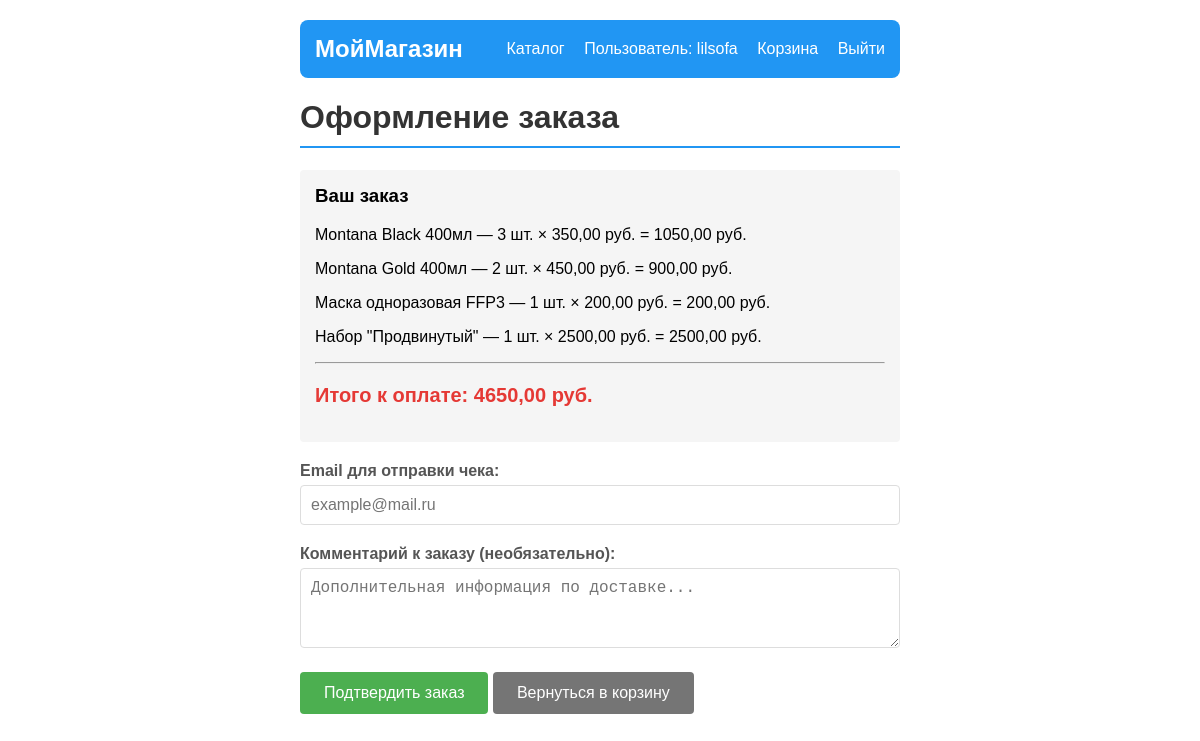
Page /shop/checkout/ (signed in) on the committed database.
### shop/models.py (models this page shows, shortened)
class CartsElement(models.Model):
    cart=models.ForeignKey(Cart,on_delete=models.CASCADE)
    product=models.ForeignKey(Product,on_delete=models.CASCADE)
    quantity=models.PositiveIntegerField(default=1)
    def elements_price(self):
        return self.product.price*self.quantity

class Product(models.Model):
    name=models.CharField(max_length=200)
    description=models.TextField()
    products_photo=models.ImageField()
    price=models.DecimalField(decimal_places=2,max_digits=10)
    quantity=models.IntegerField()
    category=models.ForeignKey(ProductCategory,on_delete=models.CASCADE)
    manufacter=models.ForeignKey(Manufacter,on_delete=models.CASCADE)

### shop/views.py (the view)
# urls.py: path('checkout/', views.checkout, name='checkout'),
@login_required
def checkout(request):
    if request.method == 'POST':
        subject = request.user.username
        message = f"Спасибо за покупку {request.user.username}"
        from_email = settings.EMAIL_HOST_USER
        to_email = request.POST.get('email')
        email = EmailMessage(
            subject=subject,
            body=message,
            from_email=from_email,
            to=[to_email],
        )
        cart = Cart.objects.filter(user_id=request.user.id).first()
        items = list(CartsElement.objects.filter(cart=cart)) if cart else []
        if items:
            general_price = cart.general_price()
            order = Order.objects.create(
                user=request.user,
                total_price=general_price,
                status='NEW'
            )
            for item in items:
                OrderItem.objects.create(
                    order=order,
                    product=item.product,
                    quantity=item.quantity,
                    price=item.product.price
                )
            excel_file = generate_receipt(user=request.user, items=items, total_price=general_price)
            email.attach("receipt.xlsx", excel_file.read(), 'application/vnd.openxmlformats-officedocument.spreadsheetml.sheet')
            email.send()
            CartsElement.objects.filter(cart=cart).delete()
        return redirect('/shop/cart/')
    else:
        cart = Cart.objects.filter(user_id=request.user.id).first()
        items = CartsElement.objects.filter(cart=cart) if cart else []
        general_price = cart.general_price() if cart else 0
        return render(request, 'checkout.html', {'items': items, 'general_price': general_price})

### shop/models.py (called while the page is built)
    def general_price(self):
        items=self.cartselement_set.all()
        price=sum(item.product.price*item.quantity for item in items)
        return price

### shop/templates/checkout.html (shortened to what this page needs)
<!DOCTYPE html>
<html lang="ru">
<head>
</head>
<body>
    <div class="header-nav">
        <div class="header-brand">
            <a href="/shop/">МойМагазин</a>
        </div>
        <div class="header-links">
            <a href="/shop/catalog/">Каталог</a>
            <span class="user-info">Пользователь: {{ user.username }}</span>
            <a href="/shop/cart/">Корзина</a>
            <a href="/shop/logout/">Выйти</a>
        </div>
    </div>
    <h1>Оформление заказа</h1>
    <div class="order-summary">
        <h3>Ваш заказ</h3>
        {% for item in items %}
            <p>{{ item.product.name }} — {{ item.quantity }} шт. × {{ item.product.price }} руб. = {{ item.elements_price }} руб.</p>
        {% endfor %}
        <hr>
        <p class="total">Итого к оплате: {{ general_price }} руб.</p>
    </div>
    <form method="post">
        <div class="form-group">
            <label for="email">Email для отправки чека:</label>
            <input type="email" name="email" id="email" placeholder="example@mail.ru" value="{{ user.email }}" required>
        </div>
        <div class="form-group">
            <label for="comment">Комментарий к заказу (необязательно):</label>
            <textarea name="comment" id="comment" placeholder="Дополнительная информация по доставке..."></textarea>
        </div>
        <p>
            <button type="submit" class="btn">Подтвердить заказ</button>
            <a href="/shop/cart/" class="btn btn-back">Вернуться в корзину</a>
        </p>
    </form>
</body>
</html>

### shop/templates/checkout.html (style rules this page uses)
body { font-family: Arial, sans-serif; max-width: 600px; margin: 20px auto; padding: 0 15px; }
h1 { color: #333; border-bottom: 2px solid #2196F3; padding-bottom: 10px; }
.header-nav { background: #2196F3; color: white; padding: 15px; margin-bottom: 20px; border-radius: 8px; display: flex; justify-content: space-between; align-items: center; }
.header-nav a { color: white; text-decoration: none; }
.header-brand { font-size: 24px; font-weight: bold; }
.header-links a { margin-left: 15px; }
.user-info { margin-left: 15px; }
.form-group { margin-bottom: 20px; }
label { display: block; margin-bottom: 5px; font-weight: bold; color: #555; }
input, textarea { width: 100%; padding: 10px; border: 1px solid #ddd; border-radius: 4px; box-sizing: border-box; font-size: 16px; }
textarea { resize: vertical; min-height: 80px; }
.btn { display: inline-block; background: #4CAF50; color: white; padding: 12px 24px; text-decoration: none; border-radius: 4px; border: none; font-size: 16px; cursor: pointer; }
.btn-back { background: #757575; }
.order-summary { background: #f5f5f5; padding: 15px; border-radius: 4px; margin-bottom: 20px; }
.order-summary h3 { margin-top: 0; }
.total { font-size: 20px; font-weight: bold; color: #e53935; }

### rows in the picture
CartsElement: product.name "Montana Black 400мл", quantity "3", product.price "350,00", elements_price "1050,00"
CartsElement: product.name "Montana Gold 400мл", quantity "2", product.price "450,00", elements_price "900,00"
CartsElement: product.name "Маска одноразовая FFP3", quantity "1", product.price "200,00", elements_price "200,00"
CartsElement: product.name "Набор \"Продвинутый\"", quantity "1", product.price "2500,00", elements_price "2500,00"

### other values in the picture
{{ user.username }} "lilsofa"
{{ general_price }} "4650,00"
